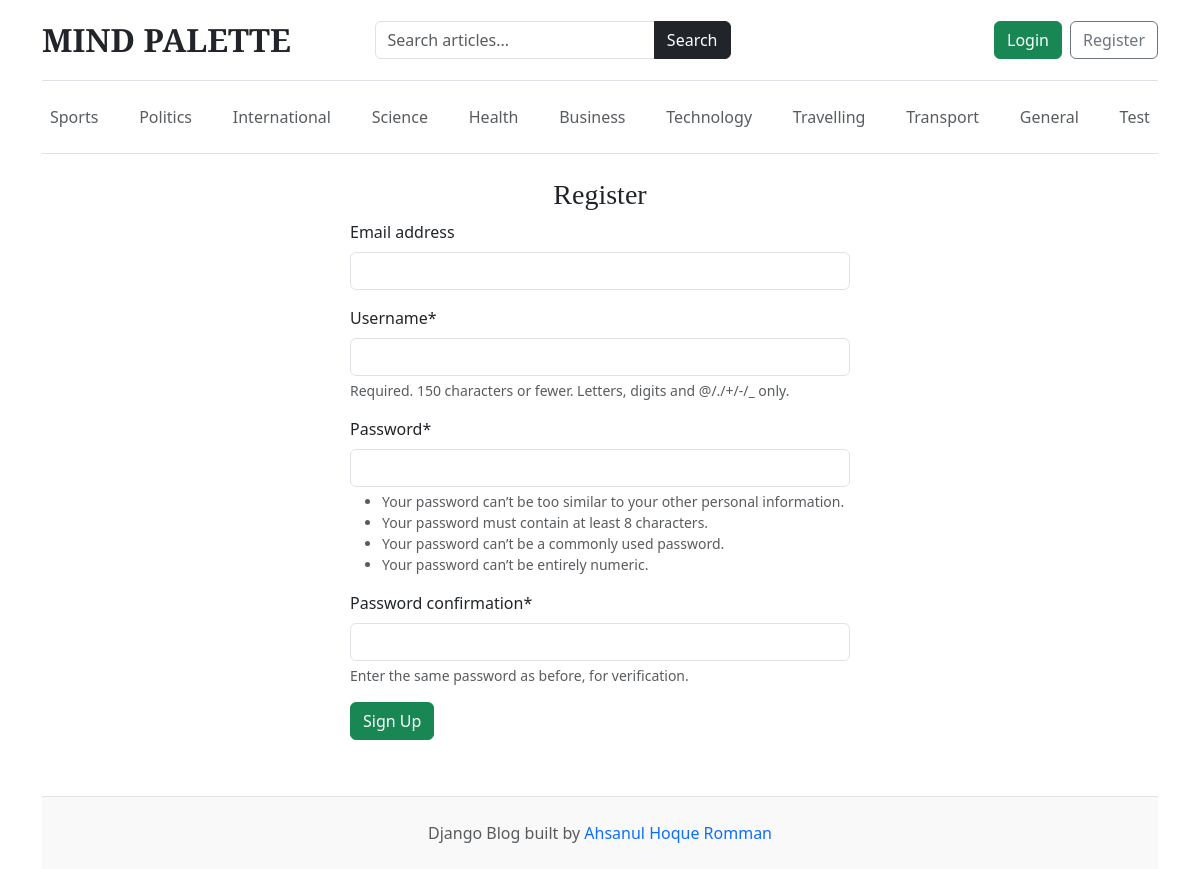
Screenshot of /register/ with the database file from the repository.
### blogs/models.py (models this page shows, shortened)
class Category(models.Model):
    category_name = models.CharField(max_length=80, unique=True)
    created_at = models.DateTimeField(auto_now_add=True)
    updated_at = models.DateTimeField(auto_now=True)
    class Meta:
        verbose_name_plural = 'Categories'

### MindPalette/views.py (the view)
# urls.py: path('register/', views.register, name='register'),
def register(request):
    if request.method =='POST':
        form = RegistrationForm(request.POST)
        if form.is_valid():
            form.save()
            return redirect('register')
        else:
            return(form.errors)
    else:
        form = RegistrationForm()
    context = {
        'form' : form,
    }
    return render(request, 'register.html', context)

### MindPalette/forms.py
class RegistrationForm(UserCreationForm):
    class Meta:
        model = User
        fields = ('email', 'username', 'password1', 'password2')

### blogs/context_processors.py (called while the page is built)
def get_categories(request):
    categories = Category.objects.all()
    return dict (categories=categories)

def get_SocialLinks(request):
    social_links = SocialLinks.objects.all()
    return dict(social_links = social_links)

### templates/register.html (shortened to what this page needs)
{% extends "base.html" %}
{% block content %}
{% load crispy_forms_tags %}
<h3 class = "text-center">Register</h3>
<form action="{% url "register" %}" method="POST" style="width:500px; margin:auto;">
    {{ form | crispy }}
    <button class="btn btn-success mb-2" type="submit" >Sign Up</button>
</form>
{% endblock %}

### templates/base.html (shortened to what this page needs)
{% load static %}
<!DOCTYPE html>
<html lang="en">
<head>
    <link href="https://cdn.jsdelivr.net/npm/bootstrap@5.3.7/dist/css/bootstrap.min.css"
          rel="stylesheet">
    <link href="{% static 'css/blog.css' %}"
          rel="stylesheet">
    <link rel="stylesheet" href="https://cdnjs.cloudflare.com/ajax/libs/font-awesome/4.7.0/css/font-awesome.min.css">
</head>
<body>
    <div class="container">
        <header class="blog-header py-3 border-bottom">
            <div class="row flex-nowrap justify-content-between align-items-center">
                <div class="col-lg-3 col-md-3 col-12 mb-3 mb-md-0">
                    <a class="blog-header-logo text-dark text-decoration-none fs-2 fw-bold"
                       href="/">
                        MIND PALETTE
                    </a>
                </div>
                <div class="col-lg-4 col-md-5 col-12 mb-3 mb-md-0">
                    <form action="{% url 'search' %}"
                          method="GET">
                        <div class="input-group">
                            <input type="text"
                                   name="keyword"
                                   class="form-control"
                                   placeholder="Search articles..."
                                   required>
                            <button class="btn btn-dark"
                                    type="submit">
                                Search
                            </button>
                        </div>
                    </form>
                </div>
                <div class="col-lg-4 col-md-4 col-12 d-flex justify-content-md-end justify-content-start">
                    {% if not user.is_authenticated %}
                    <a class="btn btn-success me-2"
                       href="{% url 'login' %}">
                        Login
                    </a>
                    <a class="btn btn-outline-secondary"
                       href="{% url 'register' %}">
                        Register
                    </a>
                    {% else %}
                    <span><a class="btn btn-primary" href="{% url "dashboard" %}">Dashboard</a></span>
                    &emsp;
                    <span><a class="btn btn-danger" href="{% url "logout" %}">Logout</a></span>
                    {% endif %}
                </div>
            </div>
        </header>
        <div class="nav-scroller py-3 mb-4 border-bottom">
            <nav class="nav d-flex justify-content-between flex-wrap">
                {% for category in categories %}
                <a class="p-2 text-muted text-decoration-none"
                   href="{% url 'posts_by_category' category.id %}">
                    {{ category.category_name }}
                </a>
                {% endfor %}
            </nav>
        </div>
        {% block content %}
        {% endblock %}
        <footer class="blog-footer border-top mt-5 py-4 text-center text-muted">
            <p class="mb-0">
                Django Blog built by
                <a href="#"
                   class="text-decoration-none">
                    Ahsanul Hoque Romman
                </a>
            </p>
        </footer>
    </div>
</body>
</html>

### static/css/blog.css (style rules this page uses)
.blog-header { border-bottom: 1px solid #e5e5e5; }
.blog-header-logo { font-family: "Playfair Display", Georgia, "Times New Roman", serif; font-size: 2.25rem; }
h1, h2, h3, h4, h5, h6 { font-family: "Playfair Display", Georgia, "Times New Roman", serif; }
.blog-footer { padding: 2.5rem 0; color: #727272; text-align: center; background-color: #f9f9f9; border-top: .05rem solid #e5e5e5; }
.blog-footer p:last-child { margin-bottom: 0; }

### rows the page displays
Category: category_name "Sports"
Category: category_name "Politics"
Category: category_name "International"
Category: category_name "Science"
Category: category_name "Health"
Category: category_name "Business"
Category: category_name "Technology"
Category: category_name "Travelling"
Category: category_name "Transport"
Category: category_name "General"
Category: category_name "Test"
